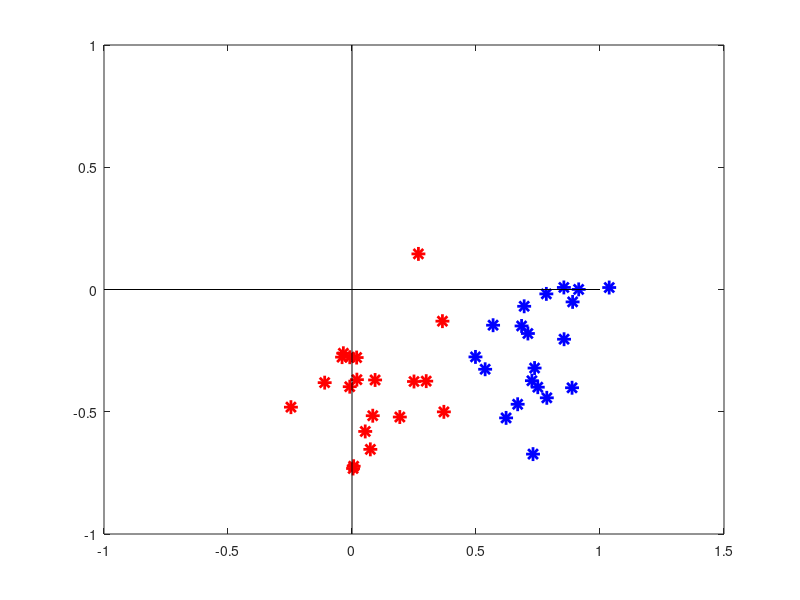

This chart was generated by the following MATLAB code: (Note: this script raises an error after producing the figure.)
% Clasificare cu CMMP

% BD 8.09.2018

% date initiale
N1 = 20;        % numar puncte in prima clasa
N2 = 20;        % numar puncte in a doua clasa
ell = 2;        % dimensiunea vectorilor de clasificat (programul functioneaza corect doar pentru ell=2)
tip_clase = 3;  % cum generam clasele (vezi program mai jos)

% genereaza vectorii din cele doua clase
% cv1 si cv2 sunt "centrele" celor doua clase
s1 = 0.2;       % deviatia medie de la centru
s2 = 0.2;
switch tip_clase
  case 1        % un exemplu "frumos"
    c1 = zeros(ell,1);
    c2 = [zeros(ell-1,1); 1];
  case 2        % centre aleatoare, dar opuse fata de origine
    c1 = 0.3*randn(ell,1)+0.1;
    c2 = -c1;
  case 3        % centre aleatoare
    c1 = 0.3*randn(ell,1);
    c2 = 0.3*randn(ell,1);
end
V1 = c1 + s1*randn(ell,N1);   % genereaza vectorii
V2 = c2 + s2*randn(ell,N2);
% deseneaza vectorii din cele doua clase
plot(V1(1,:), V1(2,:), '*r', 'LineWidth', 2, 'MarkerSize', 10)
hold on
plot(V2(1,:), V2(2,:), '*b', 'LineWidth', 2, 'MarkerSize', 10)
% deseneaza axe (TEMA: calculati din date lungimea corecta a axelor astfel
% incat desenul sa fie mai "frumos")
plot([0 0], [1 -1], 'k')
plot([1 -1], [0 0], 'k')
hold off

% formeaza si rezolva problema CMMP
A = [ V1' ones(N1,1); V2' ones(N2,1) ];
b = [ones(N1,1); -ones(N2,1)];
x = CMMP(A,b);   % A \ b;  aici se rezolva problema CMMP (TEMA: inlocuiti cu functia scrisa la laborator)
c = x(1:ell);
d = x(ell+1);

% deseneaza dreapta c*v + d = 0, care separa planul in cele doua
% semiplane gasite de metoda CMMP
hold on
if abs(c(2)) > abs(c(1))
  plot([-1 1], -1/c(2)*(c(1)*[-1 1] + d), 'g', 'LineWidth', 2)
else
  plot(-1/c(1)*(c(2)*[-1 1] + d), [-1 1], 'g', 'LineWidth', 2)
end
hold off

% Verificam cati vectori de antrenare sunt clasificati corect in fiecare clasa
matrice_confuzie = zeros(2);
for i = 1 : N1          % TEMA: scrieti eficient operatiile de mai jos, folosind sign(c'*V1+d)
  if sign(c'*V1(:,i) + d) == 1
    matrice_confuzie(1,1) = matrice_confuzie(1,1) + 1;
  else
    matrice_confuzie(1,2) = matrice_confuzie(1,2) + 1;
  end
end
for i = 1 : N2
  if sign(c'*V2(:,i) + d) ~= 1
    matrice_confuzie(2,2) = matrice_confuzie(2,2) + 1;
  else
    matrice_confuzie(2,1) = matrice_confuzie(2,1) + 1;
  end
end
%matrice_confuzie

% TEMA: luati un punct v in plan si clasificati-l cu sign(c'*v + d).
% Verificati daca intr-adevar se afla in semiplanul corect.

